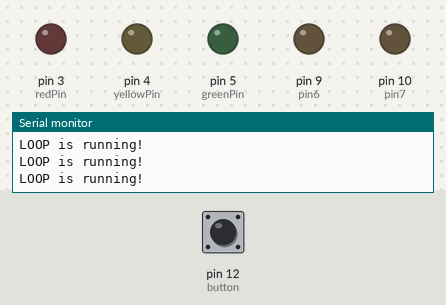
The sketch below on a simulated Arduino Uno, built with avr-gcc and run on an emulated ATmega328P. On the bench: output pins drawn as LEDs (lit = HIGH), the last lines printed to the serial monitor. Inputs (shaded band) come from the test bench; at power-on: pin 12 (button) LOW. Random numbers use the default seed unless the sketch sets one.

Above: at 1.2 s.
1.3 s: pin 12 (button) pulled HIGH for 0.15 s
At 2.5 s:
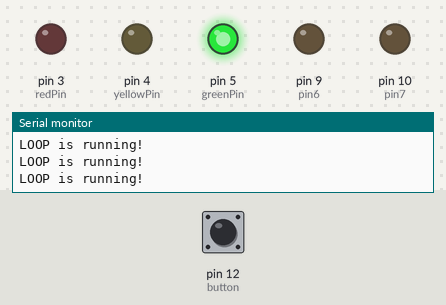
3.5 s: pin 12 (button) pulled HIGH for 1 s
At 5.6 s:
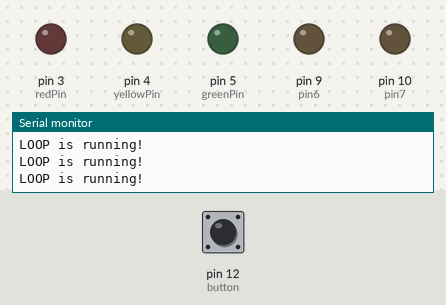
7.5 s: pin 12 (button) pulsed HIGH 2 times (0.12 s each, 0.3 s apart)
At 13.31 s:
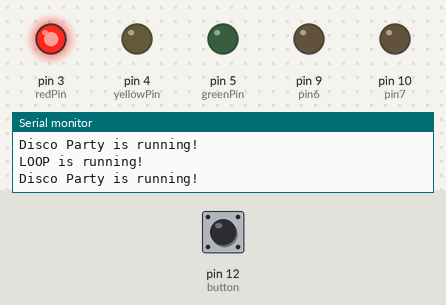
Timing chart, 0 to 16.5 s (numbered marks = the images above; inputs shaded):
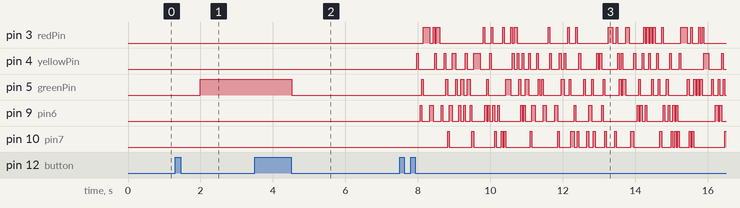

Measured:
- after the input at 1.3 s, pin 5 (greenPin): LOW → HIGH after 0.69 s
- after the input at 3.5 s, pin 5 (greenPin): HIGH → LOW after 1.0 s

The sketch:

usebuttonForStopLightAndDiscoAndStop.ino
```cpp
const int button = 12;
int redPin = 3;
int yellowPin = 4;
int greenPin = 5;
int pin6 = 9;
int pin7 = 10;

int bounceTime = 50;
int holdTime = 250;
int doubleTime = 500;

int lastReading = LOW;
int hold = 0;
int single = 0;
int LEDstate = 0;

unsigned long onTime = 0;
unsigned long lastSwitchTime = 0;

const long interval = 1000;
unsigned long previousMillis = 0;
unsigned long currentMillis;

bool runningStopLight = false;
bool runningDiscoParty = false;

bool greenL = false;
bool yellowL = false;
bool redL = false;
bool walkL = false;

void setup() {
  pinMode(button, INPUT);
  for(int i = 0; i <= 13; i++){
        pinMode(i, INPUT);
  }

  pinMode(redPin, OUTPUT);
  pinMode(yellowPin, OUTPUT);
  pinMode(greenPin, OUTPUT);
  pinMode(pin6, OUTPUT);
  pinMode(pin7, OUTPUT);
  //digitalWrite(led, LOW);
  Serial.begin(9600);
}


/*
void discoParty() {

  int  r = rand() % 6;
  r = r + 3;

  if (r == 3){
  digitalWrite(greenPin, HIGH);
  //delay(100);
    if(currentMillis - previousMillis >= 100){
      digitalWrite(greenPin, LOW);
    }
  }
  if (r == 4){
  digitalWrite(yellowPin, HIGH);
    if(currentMillis - previousMillis >= 100){
      //delay(100);
      digitalWrite(yellowPin, LOW);
    }

  }

  if (r == 5){
  digitalWrite(redPin, HIGH);
  //delay(100);
    if(currentMillis - previousMillis >= 100){
      digitalWrite(redPin, LOW);
    }
  }


  if (r == 6){
  digitalWrite(pin6, HIGH);
  //delay(100);
    if(currentMillis - previousMillis >= 100){
      digitalWrite(pin6, LOW);
    }
  }

  if (r == 7){
  digitalWrite(pin7, HIGH);
  //delay(100);
    if(currentMillis - previousMillis >= 100){
      digitalWrite(pin7, LOW);
    }
  }

}

*/


void loop() {


  currentMillis = millis();
  int reading = digitalRead(button);

//first pressed
  if (reading == HIGH && lastReading == LOW) {
    onTime = millis();
  }

//held
  if (reading == HIGH && lastReading == HIGH) {
    if ((millis() - onTime) > holdTime) {
      //setup();
      hold = 1;
    }
  }

//released
  if (reading == LOW && lastReading == HIGH) {
    if (((millis() - onTime) > bounceTime) && hold != 1) {
      onRelease();
    }
    if (hold == 1) {
      Serial.println("held"); //!!!!! HELD HERE  HELD HERE HELD HERE HELD HERE
      //digitalWrite(led, LEDstate);
      hold = 0;
      runningDiscoParty = false;
      runningStopLight = false;
      digitalWrite(greenPin, LOW);
      digitalWrite(yellowPin, LOW);
      digitalWrite(redPin, LOW);
      digitalWrite(pin6, LOW);
      digitalWrite(pin7, LOW);
      //setup();
    }
  }
  lastReading = reading;

  if (single == 1 && (millis() - lastSwitchTime) > doubleTime) {
    Serial.println("single press");
    //stopLight();
    previousMillis = currentMillis;
    digitalWrite(greenPin, LOW);
    digitalWrite(yellowPin, LOW);
    digitalWrite(redPin, LOW);
    digitalWrite(pin6, LOW);
    digitalWrite(pin7, LOW);
    greenL = false;
    yellowL = false;
    redL = false;
    walkL = false;
    runningDiscoParty = false;
    runningStopLight = true;
    single = 0;
  }


//Running the disco here
  if(runningDiscoParty){
    Serial.println("Disco Party is running!");
      //runningDiscoParty = false;
      runningStopLight = false;

    if(currentMillis - previousMillis >= 100){
      int r = rand() % 6;
      r = r + 3;
      //Serial.println("IN THE PARTY");
      runningStopLight = false;

      digitalWrite(greenPin, LOW);
      digitalWrite(yellowPin, LOW);
      digitalWrite(redPin, LOW);
      digitalWrite(pin6, LOW);
      digitalWrite(pin7, LOW);

      if (r == 3){
        digitalWrite(greenPin, HIGH);
      }
      if (r == 4){
        digitalWrite(yellowPin, HIGH);
      }
      if (r == 5){
        digitalWrite(redPin, HIGH);
      }
      if (r == 6){
        digitalWrite(pin6, HIGH);
      }
      if (r == 7){
        digitalWrite(pin7, HIGH);
      }
    }
  }


  if(runningStopLight){

    runningDiscoParty = false;
    //runningStopLight = false;
    if(greenL == false && yellowL == false && redL == false && walkL == false){
        previousMillis = currentMillis;
        digitalWrite(greenPin, HIGH);
        greenL = true;
    }

    if(currentMillis - previousMillis >= 7000 && greenL == true &&
    yellowL == false && redL == false && walkL == false){
      //digitalWrite(greenPin, HIGH);
      //delay(7000);
      digitalWrite(greenPin, LOW);
      digitalWrite(yellowPin, HIGH);
      yellowL = true;
    }

    if(currentMillis - previousMillis >= 10000 && greenL == true &&
    yellowL == true && redL == false && walkL == false){
      //digitalWrite(yellowPin, HIGH);
      //delay(3000);
      digitalWrite(yellowPin, LOW);
      digitalWrite(redPin, HIGH);
      digitalWrite(pin6, HIGH);
      redL = true;
      walkL = true;
    }

    if(currentMillis - previousMillis >= 17000 && greenL == true &&
    yellowL == true && redL == true && walkL == true){
      //digitalWrite(redPin, HIGH);
      //digitalWrite(walkingPin, HIGH);
      //delay(7000);
      digitalWrite(pin6, LOW);
      //walkL = true;
    }

    if(currentMillis - previousMillis >= 20000 && greenL == true &&
    yellowL == true && redL == true && walkL == true){
      //delay(3000);
      digitalWrite(redPin, LOW);
      previousMillis = currentMillis;
      greenL = false;
      yellowL = false;
      redL = false;
      walkL = false;
    }


  }


Serial.println("LOOP is running!");

}


void onRelease() {

  if ((millis() - lastSwitchTime) >= doubleTime) {
    single = 1;
    lastSwitchTime = millis();
    return;
  }

  if ((millis() - lastSwitchTime) < doubleTime) {
    //toggleLED();
    Serial.println("double press");
    runningDiscoParty = true;
    runningStopLight = false;
    //discoParty();
    single = 0;
    lastSwitchTime = millis();
  }

}

void toggleLED() {
  if (LEDstate == 0) {
    LEDstate = 1;
  } else {
    LEDstate = 0;
  }
  //digitalWrite(led, LEDstate);
}

  /*
void stopLight() {

  currentMillis = millis();

  digitalWrite(greenPin, HIGH);
  if(currentMillis - previousMillis >= 7000){
    previousMillis = currentMillis;

    //delay(7000);
    digitalWrite(greenPin, LOW);
    digitalWrite(yellowPin, HIGH);
  }
  Serial.println("running stop light");
  if(currentMillis - previousMillis >= 3000){
    previousMillis = currentMillis;
    //delay(3000);
    digitalWrite(yellowPin, LOW);
    digitalWrite(redPin, HIGH);
    digitalWrite(pin6, HIGH);
  }

  if(currentMillis - previousMillis >= 7000){
    previousMillis = currentMillis;
    //delay(7000);
    digitalWrite(pin6, LOW);
  }

  if(currentMillis - previousMillis >= 3000){
    previousMillis = currentMillis;
    //delay(3000);
    digitalWrite(redPin, LOW);
  }


}
*/
```
